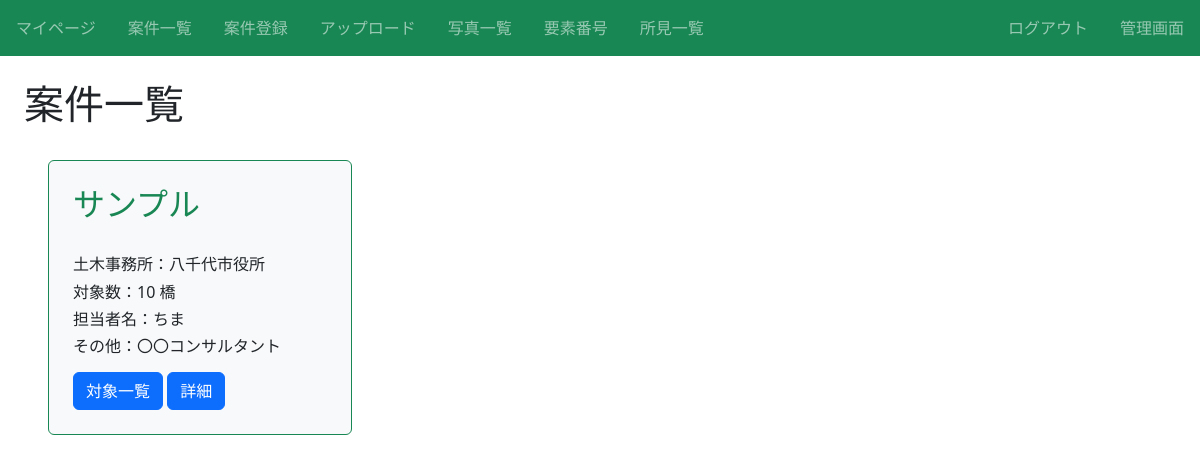
Page /article/ (signed in) on the committed database.
### infra/models.py (models this page shows, shortened)
class Article(models.Model):
    案件名 = models.CharField(max_length=100)# 顧客名
    土木事務所 = models.CharField(max_length=100)# 土木事務所 article_name
    対象数 = models.IntegerField()# 対象数 number
    担当者名 = models.CharField(max_length=100)# 担当者名 namager
    その他 = models.CharField(max_length=100)# その他 other
    カテゴリー = models.CharField(max_length=100, choices = CATEGORY)# カテゴリー

### infra/views.py (the view)
# urls.py: path('article/', views.ListArticleView.as_view(), name='list-article'),
class ListArticleView(LoginRequiredMixin, ListView):
    template_name = 'infra/article_list.html'
    model = Article

### infra/templates/infra/article_list.html (shortened to what this page needs)
{% extends "base.html" %}
{% block h1 %}案件一覧{% endblock %}
{% block content %}
<div class="d-flex flex-wrap">
  {% for item in object_list %}
    <div class="p-4 m-4 bg-light border border-success rounded" style="width: 19rem;">
      <h2 class="text-success">{{ item.案件名 }}</h2><br>
      <h6 class="card-text">土木事務所：{{ item.土木事務所 }}</h6>
      <h6 class="card-text">対象数：{{ item.対象数 }} 橋</h6>
      <h6 class="card-text">担当者名：{{ item.担当者名 }}</h6>
      <h6 class="card-text">その他：{{ item.その他 }}</h6>
      <div class="mt-3">
        <a href="{% url 'list-infra' pk=item.pk %}" class="btn btn-primary">対象一覧</a>
        <a href="{% url 'detail-article' item.pk %}" class="btn btn-primary">詳細</a>
      </div>
    </div>
  {% endfor %}
{% endblock content %}

### infra/static/infra/css/style.css (style rules this page uses)
a { text-decoration: none; }

### rows in the picture
Article: 案件名 "サンプル", 土木事務所 "八千代市役所", 対象数 "10", 担当者名 "ちま", その他 "〇〇コンサルタント"
